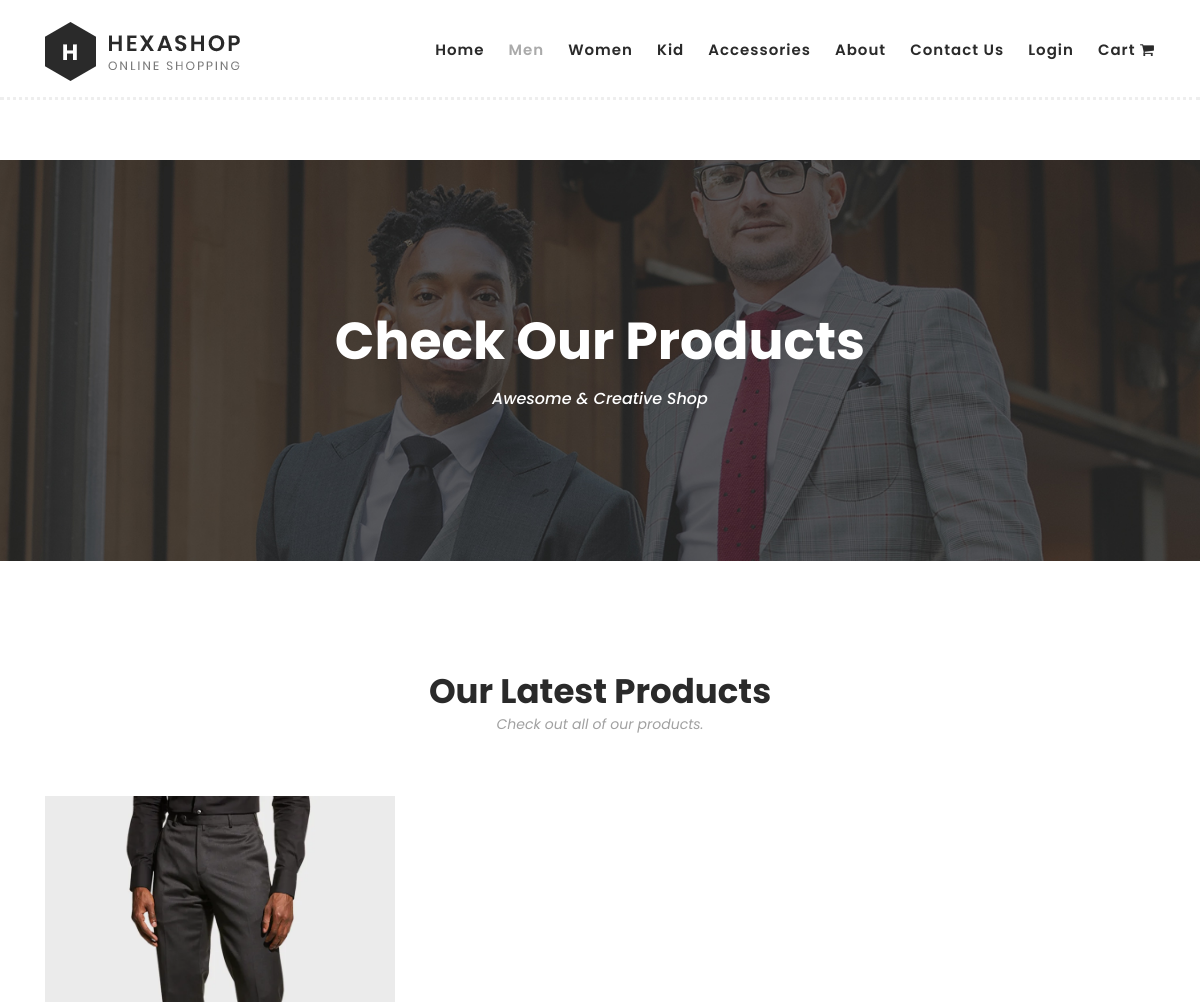
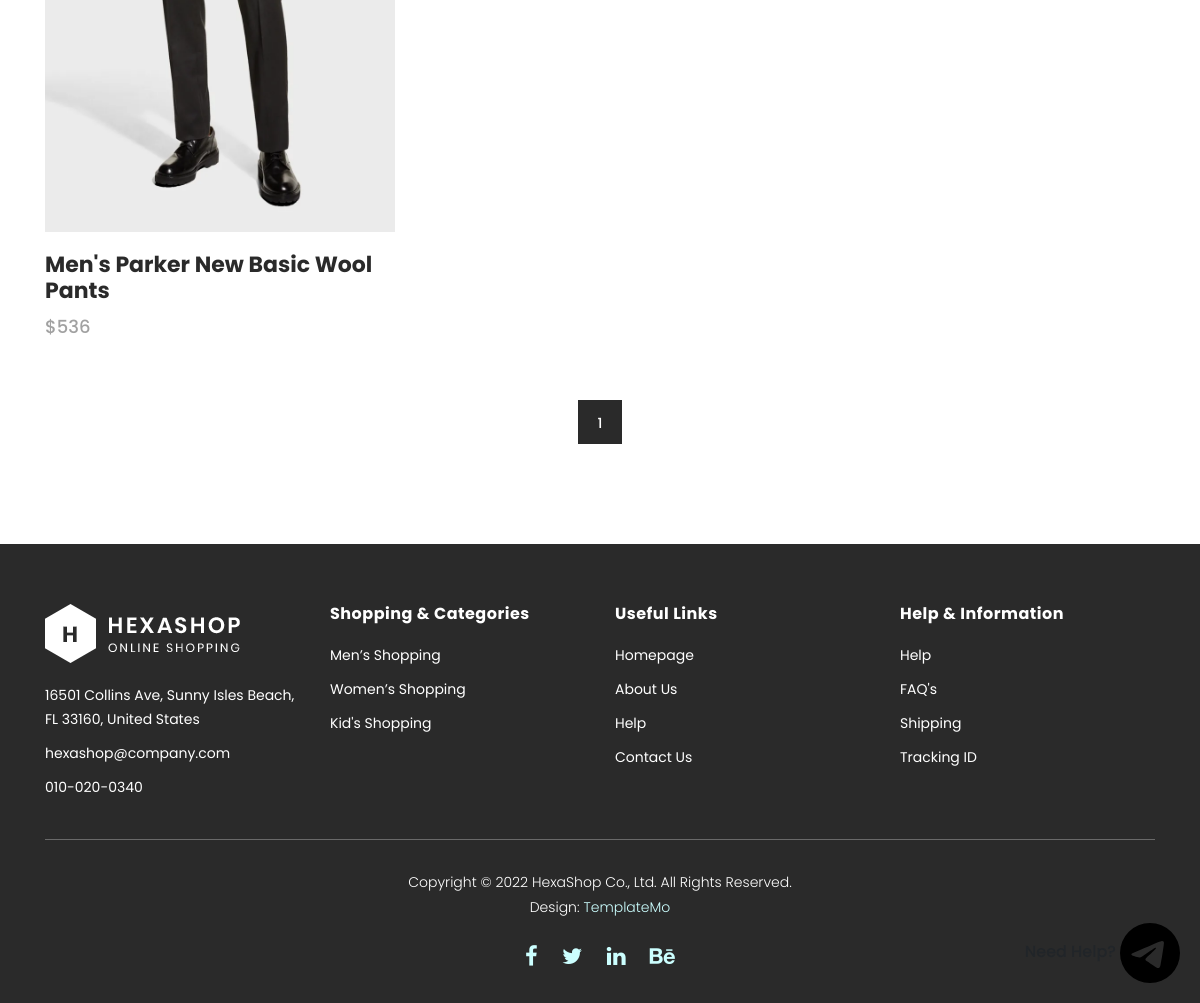
Page /men on the earlier database version (2 pictures, top to bottom).
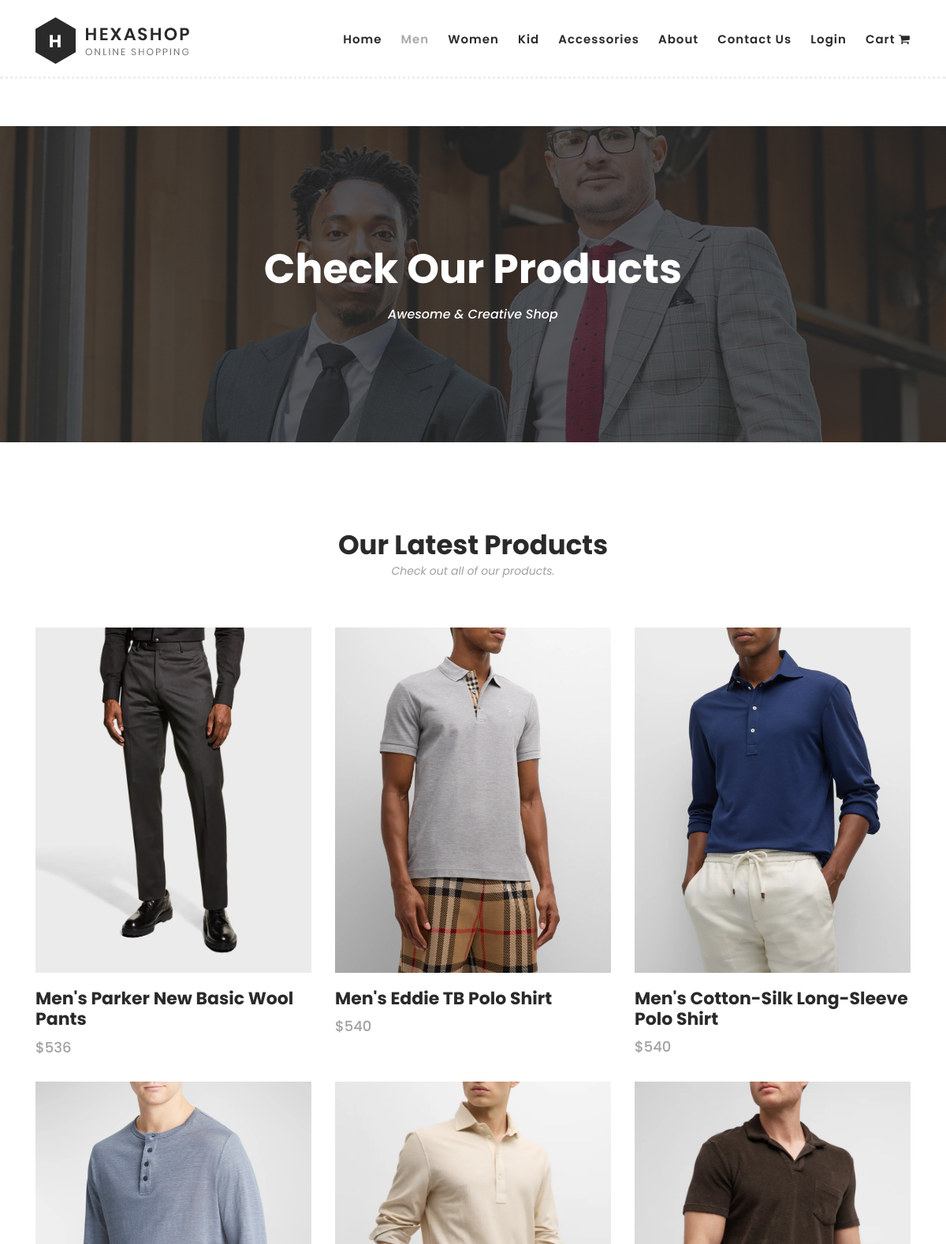
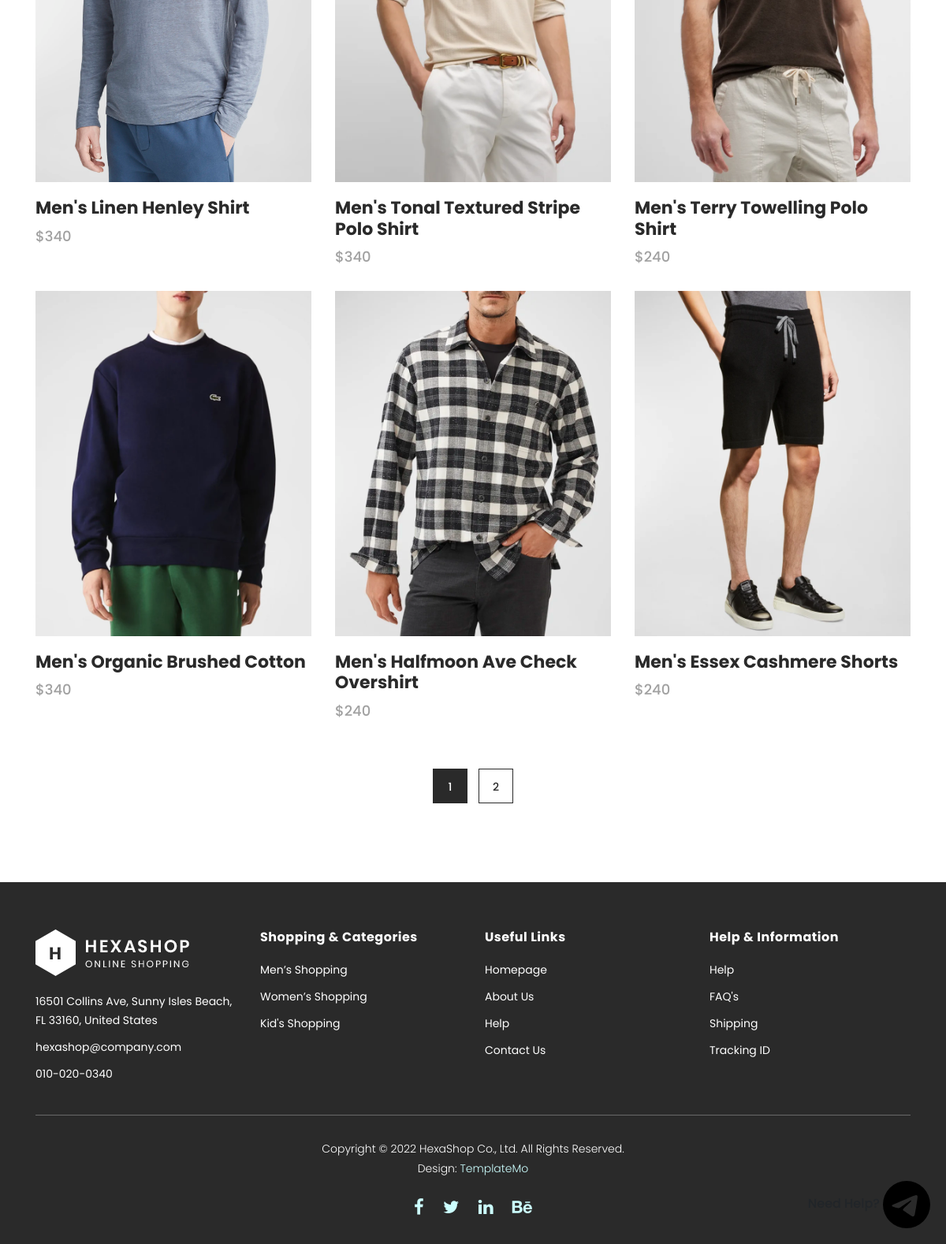
Same page on the later database version (2 pictures, top to bottom).
### shopapp/models.py (models this page shows, shortened)
class Product(models.Model):
    name = models.CharField(max_length=255)
    description = models.TextField()
    thumb = models.ImageField(upload_to='thumbs/')
    images = models.ManyToManyField('ProductImage')
    brand = models.ForeignKey('Brand', on_delete=models.CASCADE)
    category = models.ForeignKey('Category', on_delete=models.CASCADE)
    gender = models.ForeignKey('Gender', on_delete=models.CASCADE)
    price = models.PositiveIntegerField(default=0)
    order_counter = models.PositiveIntegerField(default=0)
    class Meta:
        verbose_name = 'Product'
        verbose_name_plural = 'Products'

### shopapp/views.py (the view)
# urls.py: path('men', menView, name='men_url'),
def menView(request):
    links = [
        {'name': 'home', 'url': 'home_url', 'active': ''},
        {'name': 'men', 'url': 'men_url', 'active': 'active'},
        {'name': 'women', 'url': 'women_url', 'active': ''},
        {'name': 'kid', 'url': 'kid_url', 'active': ''},
        {'name': 'accessories', 'url': 'accessories_url', 'active': ''},
        {'name': 'about', 'url': 'about_url', 'active': ''},
        {'name': 'contact us', 'url': 'contact_url', 'active': ''},
    ]
    if request.user.is_authenticated:
        links.append({'name': 'profile', 'url': 'profile_url', 'active': ''})
        links.append({'name': 'logout', 'url': 'logout_url', 'active': ''})
    else:
        links.append({'name': 'login', 'url': 'login_url', 'active': ''})
    products = Product.objects.filter(gender=Gender.objects.get(name='Men'))
    paginator = Paginator(products, 9)
    page_num = request.GET.get('page')
    try:
        page_obj = paginator.page(page_num)
    except PageNotAnInteger:
        page_num = 1
        page_obj = paginator.page(1)
    except EmptyPage:
        page_num = paginator.num_pages
        page_obj = paginator.page(paginator.num_pages)
    pages = []
    for i in range(1, paginator.num_pages + 1):
        if i == page_num:
            pages.append({
                'num': i,
                'url': 'men_url',
                'active': 'active'
            })
        else:
            pages.append({
                'num': i,
                'url': 'men_url',
                'active': ''
            })
    context = {
        'links': links,
        'pages': pages,
        'products': page_obj
    }
    return render(request, template_name='products.html', context=context)

### templates/products.html (shortened to what this page needs)
{% extends 'base.html' %}
{% load static %}
{% block content %}
    <div class="page-heading" id="top">
        <div class="container">
            <div class="row">
                <div class="col-lg-12">
                    <div class="inner-content">
                        <h2>Check Our Products</h2>
                        <span>Awesome &amp; Creative Shop</span>
                    </div>
                </div>
            </div>
        </div>
    </div>
    <section class="section" id="products">
        <div class="container">
            <div class="row">
                <div class="col-lg-12">
                    <div class="section-heading">
                        <h2>Our Latest Products</h2>
                        <span>Check out all of our products.</span>
                    </div>
                </div>
            </div>
        </div>
        <div class="container">
            <div class="row">
                {% for product in products %}
                    <div class="col-lg-4">
                        <div class="item">
                            <div class="thumb">
                                <img src="{{ product.thumb.url }}" alt="">
                            </div>
                            <div class="down-content">
                                <h4>{{ product.name }}</h4>
                                <span>${{ product.price }}</span>
                            </div>
                        </div>
                    </div>
                {% empty %}
                    <h3>Sorry, there are temporary no products!</h3>
                {% endfor %}
                <div class="col-lg-12">
                    <div class="pagination">
                        <ul>
                            {% for page in pages %}
                                <li class="{{ page.active }}">
                                    <a href="{% url page.url %}?page={{ page.num }}">{{ page.num }}</a>
                                </li>
                            {% endfor %}
                        </ul>
                    </div>
                </div>
            </div>
        </div>
    </section>
{% endblock content %}

### templates/base.html (shortened to what this page needs)
{% load static %}
<!DOCTYPE html>
<html lang="en">
<head>
    <link rel="stylesheet" type="text/css" href="{% static 'css/bootstrap.min.css' %}">
    <link rel="stylesheet" type="text/css" href="{% static 'css/font-awesome.css' %}">
    <link rel="stylesheet" href="{% static 'css/templatemo-hexashop.css' %}">
    <link rel="stylesheet" href="{% static 'css/login.css' %}">
    <link rel="stylesheet" href="{% static 'css/owl-carousel.css' %}">
    <link rel="stylesheet" href="{% static 'css/lightbox.css' %}">
</head>
<body>
<header class="header-area header-sticky">
    <div class="container">
        <div class="row">
            <div class="col-12">
                <nav class="main-nav">
                    <a href="{% url 'home_url' %}" class="logo">
                        <img src="{% static 'images/logo.png' %}">
                    </a>
                    <ul class="nav">
                        {% for link in links %}
                            <li class="scroll-to-section">
                                <a href="{% url link.url %}" class="{{ link.active }}">{{ link.name }}</a>
                            </li>
                        {% endfor %}
                        <li class="scroll-to-section">
                            <a href="{% url 'cart_detail' %}">
                                Cart
                                <i class="fa fa-shopping-cart" aria-hidden="true"></i>
                            </a>
                        </li>
                    </ul>
                </nav>
            </div>
        </div>
    </div>
</header>
<div id="content">
    {% block content %}
    {% endblock content %}
</div>
<div class="container">
    <div class="btn-holder" style="position: fixed; bottom: 20px; right: 20px;">
        <h6>
            <img src="{% static 'icons/telegram.svg' %}" width="60vw" style="cursor: pointer;"
                 onclick="window.open('https://web.telegram.org/k/#@hexashopchatbot')">
        </h6>
    </div>
</div>
<footer>
    <div class="container">
        <div class="row">
            <div class="col-lg-3">
                <div class="first-item">
                    <div class="logo">
                        <img src="{% static 'images/white-logo.png' %}" alt="hexashop ecommerce templatemo">
                    </div>
                    <ul>
                        <li><a href="#">16501 Collins Ave, Sunny Isles Beach, FL 33160, United States</a></li>
                        <li><a href="#">hexashop@company.com</a></li>
                        <li><a href="#">010-020-0340</a></li>
                    </ul>
                </div>
            </div>
            <div class="col-lg-3">
                <h4>Shopping &amp; Categories</h4>
                <ul>
                    <li><a href="#">Men’s Shopping</a></li>
                    <li><a href="#">Women’s Shopping</a></li>
                    <li><a href="#">Kid's Shopping</a></li>
                </ul>
            </div>
            <div class="col-lg-3">
                <h4>Useful Links</h4>
                <ul>
                    <li><a href="#">Homepage</a></li>
                    <li><a href="#">About Us</a></li>
                    <li><a href="#">Help</a></li>
                    <li><a href="#">Contact Us</a></li>
                </ul>
            </div>
            <div class="col-lg-3">
                <h4>Help &amp; Information</h4>
                <ul>
                    <li><a href="#">Help</a></li>
                    <li><a href="#">FAQ's</a></li>
                    <li><a href="#">Shipping</a></li>
                    <li><a href="#">Tracking ID</a></li>
                </ul>
            </div>
            <div class="col-lg-12">
                <div class="under-footer">
                    <p>Copyright © 2022 HexaShop Co., Ltd. All Rights Reserved.
                        <br>Design: <a href="https://templatemo.com" target="_parent" title="free css templates">TemplateMo</a>
                    </p>
                    <ul>
                        <li><a href="#"><i class="fa fa-facebook"></i></a></li>
                        <li><a href="#"><i class="fa fa-twitter"></i></a></li>
                        <li><a href="#"><i class="fa fa-linkedin"></i></a></li>
                        <li><a href="#"><i class="fa fa-behance"></i></a></li>
                    </ul>
                </div>
            </div>
        </div>
    </div>
</footer>
</body>
</html>

Differences in the rows shown:
added Product: thumb (picture), name "Men's Eddie TB Polo Shirt", price "540"
added Product: thumb (picture), name "Men's Cotton-Silk Long-Sleeve Polo Shirt", price "540"
added Product: thumb (picture), name "Men's Linen Henley Shirt", price "340"
added Product: thumb (picture), name "Men's Tonal Textured Stripe Polo Shirt", price "340"
added Product: thumb (picture), name "Men's Terry Towelling Polo Shirt", price "240"
added Product: thumb (picture), name "Men's Organic Brushed Cotton", price "340"
added Product: thumb (picture), name "Men's Halfmoon Ave Check Overshirt", price "240"
added Product: thumb (picture), name "Men's Essex Cashmere Shorts", price "240"
Other differences:
new list line: "2"
